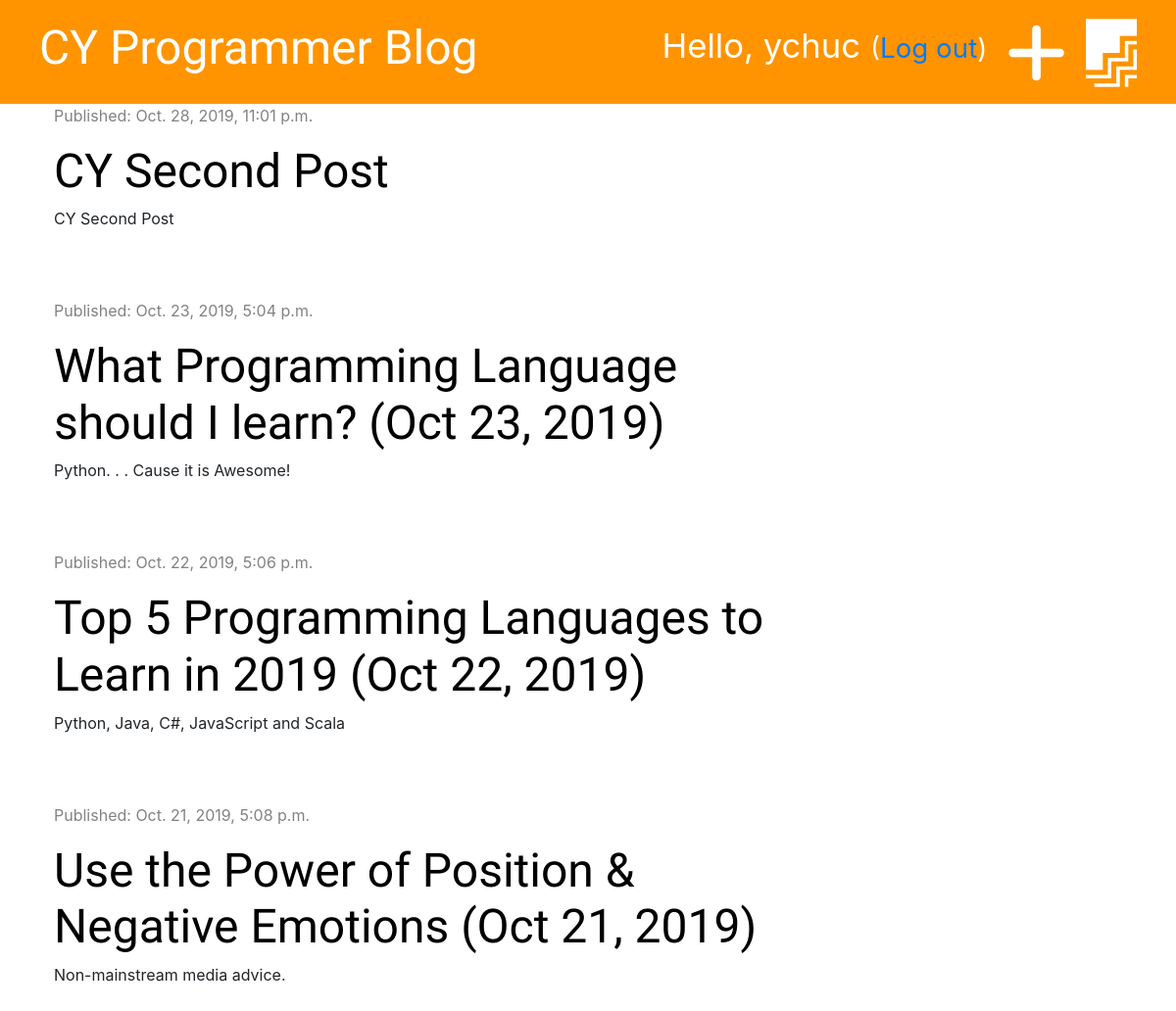
The app's page / (signed in) with its own data.
### blog/models.py (models this page shows, shortened)
class Post(models.Model):
    author = models.ForeignKey('auth.User', on_delete=models.CASCADE)
    title = models.CharField(max_length=200)
    text = models.TextField()
    created_date = models.DateTimeField(default=timezone.now)
    published_date = models.DateTimeField(blank=True, null=True)

### blog/views.py (the view)
# urls.py: path('', views.post_list, name='post_list'),
def post_list(request):
    posts = Post.objects.filter(published_date__lte=timezone.now()).order_by('-published_date')
    stuff_for_frontend = {'posts': posts}
    return render(request, 'blog/post_list.html', stuff_for_frontend)

### blog/templates/blog/post_list.html (shortened to what this page needs)
{% extends 'blog/base.html' %}
{% block content %}
    {% for post in posts %}
        <div class="post">
            <div class="date">
                <p>Published: {{ post.published_date }}</p>
            </div>
            <h1><a href="{% url 'post_detail' pk=post.pk %}">{{ post.title }}</a></h1>
            <p>{{ post.text|truncatechars:50|linebreaksbr }}</p>
        </div>
    {% endfor %}
{% endblock %}

### blog/templates/blog/base.html (shortened to what this page needs)
{% load staticfiles %}
<!DOCTYPE html>
<html lang="en">
<head>
    <link rel="stylesheet" href="https://stackpath.bootstrapcdn.com/bootstrap/4.3.1/css/bootstrap.min.css">
    <link rel="stylesheet" href="{% static 'css/blog.css' %}">
</head>
<body>
<div class="page-header">
    {% if user.is_authenticated %}
        <a href="{% url 'post_draft_list' %}" class="top-menu"><i class="fab fa-firstdraft fa-2x"></i></a>
        <a href="{% url 'post_new' %}" class="top-menu"><i class="fas fa-plus fa-2x"></i></a>
        <p class="top-menu">Hello, {{ user.username }} <small>(<a href="{% url 'logout' %}">Log out</a>)</small></p>
    {% else %}
        <a href="{% url 'login' %}" class="top-menu"><i class="fas fa-sign-in-alt fa-2x"></i></a>
    {% endif %}
    <h1><a href="{% url "post_list" %}">CY Programmer Blog</a></h1>
</div>
<div class="content container">
    <div class="row">
        <div class="col-md-8">
            {% block content %}
            {% endblock %}
        </div>
    </div>
</div>
</body>
</html>

### blog/static/css/blog.css (style rules this page uses)
.page-header { background-color: #ff9400; margin-top: 0; padding: 20px 20px 20px 40px; }
.page-header h1, .page-header h1 a { color: #ffffff; font-size: 36pt; text-decoration: none; }
.content { margin-left: 40px; }
h1, h2, h3, h4 { font-family: 'Tangerine', 'Inconsolata', 'Droid Sans', serif; font-size: 48px; }
.date { color: #828282; }
.post { margin-bottom: 70px; }
.post h1 a { color: #000000; }
.top-menu, .top-menu:hover { color: #ffffff; float: right; font-size: 26pt; margin-right: 20px; }

### records on screen
Post: published_date "Oct. 28, 2019, 11:01 p.m.", title "CY Second Post", text "CY Second Post"
Post: published_date "Oct. 23, 2019, 5:04 p.m.", title "What Programming Language should I learn? (Oct 23, 2019)", text "Python. . . Cause it is Awesome!"
Post: published_date "Oct. 22, 2019, 5:06 p.m.", title "Top 5 Programming Languages to Learn in 2019 (Oct 22, 2019)", text "Python, Java, C#, JavaScript and Scala"
Post: published_date "Oct. 21, 2019, 5:08 p.m.", title "Use the Power of Position & Negative Emotions (Oct 21, 2019)", text "Non-mainstream media advice."

### other values on screen
{{ user.username }} "ychuc"
